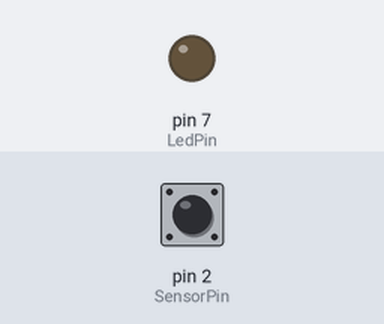
Bench run of a sketch on a simulated Arduino Uno, built with avr-gcc and run on an emulated ATmega328P. On the bench: output pins drawn as LEDs (lit = HIGH). Dashed ring = blinking. Inputs (shaded band) come from the test bench; at power-on: pin 2 (SensorPin) LOW. What the sketch prints to the serial monitor is not drawn.

Above: at 1.2 s.
1.3 s: pin 2 (SensorPin) driven HIGH
At 2.2 s:
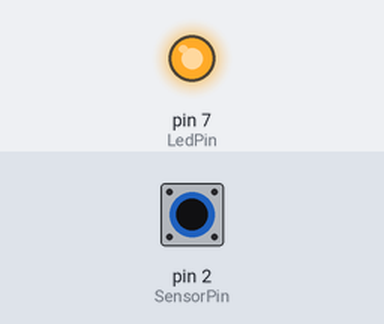
2.8 s: pin 2 (SensorPin) driven LOW
At 3.3 s:
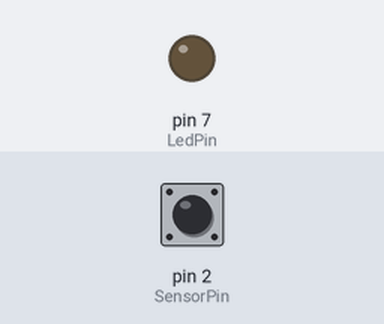
4.3 s: pin 2 (SensorPin) pulsed HIGH 5 times (0.12 s each, 0.3 s apart)
At 4.36 s:
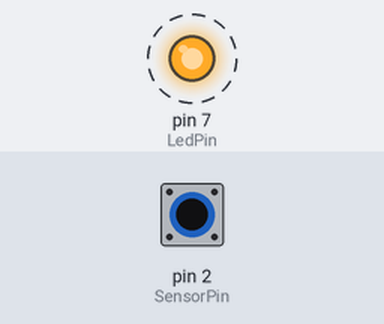
Timing chart, 0 to 7.3 s (numbered marks = the images above; inputs shaded):
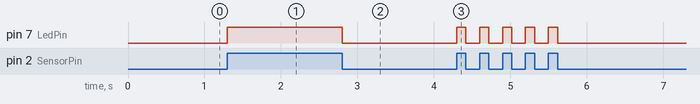

The sketch:

radarMotionSensor.ino
```cpp
#define SensorPin 2
#define LedPin 7

void setup() {
  Serial.begin(115200);
  pinMode(SensorPin, INPUT);
  pinMode(LedPin, OUTPUT);
}

void loop() {
  int sensor = digitalRead(SensorPin);

  if (sensor == HIGH) {
    digitalWrite(LedPin, HIGH);
    Serial.println("ON");
  } else {
    digitalWrite(LedPin, LOW);
    Serial.println("OFF");
  }
}
```

Measured:
- after the input at 1.3 s, pin 7 (LedPin): LOW → HIGH at once
- after the input at 2.8 s, pin 7 (LedPin): HIGH → LOW at once
- after the input at 4.3 s, pin 7 (LedPin): alternates HIGH for 0.12 s and LOW for 0.18 s, 10 changes in all, then stays LOW, starting at once
